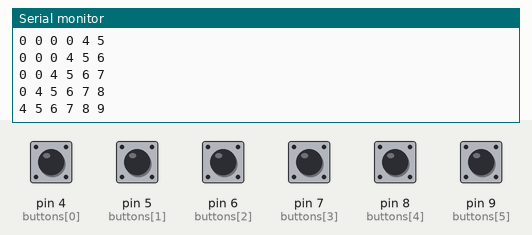
Bench run of a sketch on a simulated Arduino Uno, built with avr-gcc and run on an emulated ATmega328P. Shown: the last lines printed to the serial monitor. The test bench sets the inputs (shaded band); at power-on: pin 4 (buttons[0]), pin 5 (buttons[1]), pin 6 (buttons[2]), pin 7 (buttons[3]), pin 8 (buttons[4]), pin 9 (buttons[5]) HIGH.

Above: at 1.2 s.
1.3 s: pin 4 (buttons[0]) pulled LOW for 0.15 s
At 2.1 s:
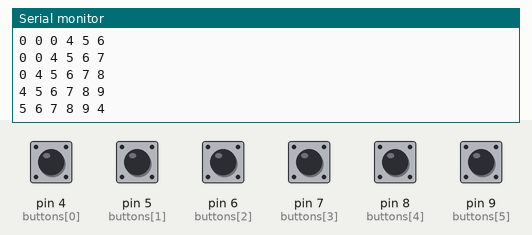
2.9 s: pin 5 (buttons[1]) pulled LOW for 0.15 s
At 4.2 s:
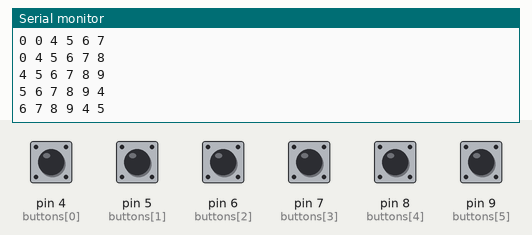
4.5 s: pin 6 (buttons[2]) pulled LOW for 0.15 s
At 5.7 s:
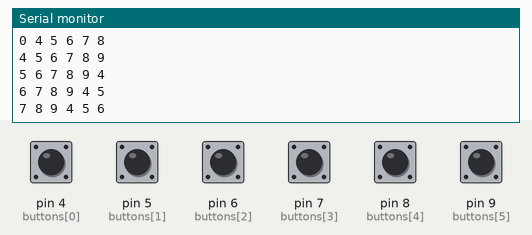
6.1 s: pin 7 (buttons[3]) pulled LOW for 0.15 s
At 6.9 s:
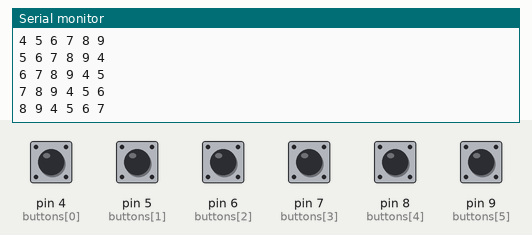
7.7 s: pin 8 (buttons[4]) pulled LOW for 0.15 s
At 9.0 s:
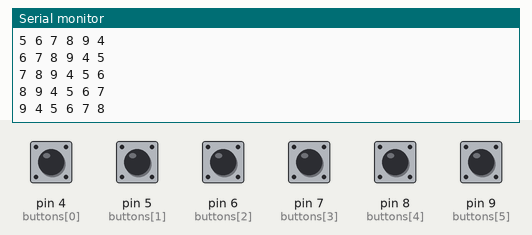
9.3 s: pin 4 (buttons[0]) pulled LOW for 1 s
At 10.6 s:
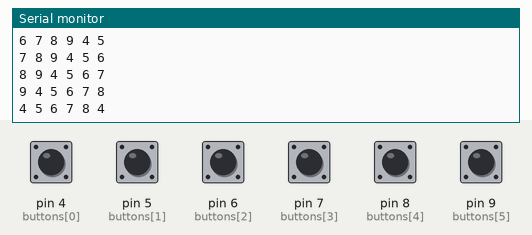
Timing chart, 0 to 12.3 s (numbered marks = the images above; inputs shaded):
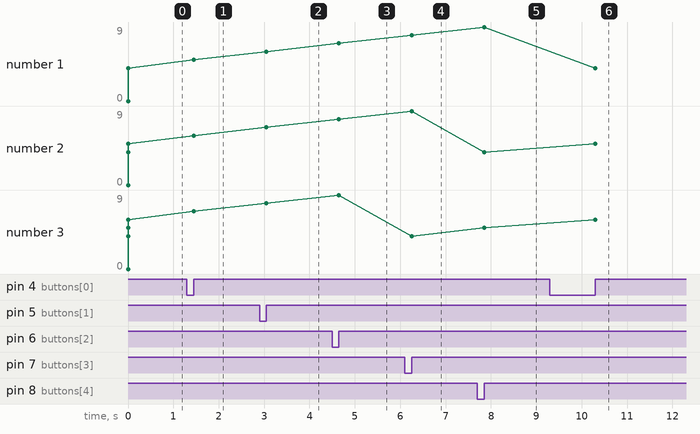

The sketch:

ButtonSequence.ino
```cpp
/* Button sequence

TODO:
Add either hardware debounce or software work-around

*/

const int buttons[]= {4, 5, 6, 7, 8, 9};
#define button_count sizeof(buttons)/sizeof(buttons[0])

const int button_sequence[]= {9, 8, 7, 6, 5, 4};
#define press_count sizeof(button_sequence)/sizeof(button_sequence[0])

bool button_states[button_count]= {};
int buttons_pressed[press_count]= {};

bool button_pressed = false;

void setup() {
  Serial.begin(115200);
  for (int x = 0; x<button_count; x++) //Setting all the button pins as inputs
  {
    pinMode(buttons[x], INPUT_PULLUP);
  }
}

void loop()
{
  for (int x = 0; x<button_count; x++) //Setting all the button pins as inputs
  {
    if (digitalRead(buttons[x]) != button_states[x]) //Comparing states to the previous states recorded
    {
      if (button_states[x] == false && digitalRead(buttons[x]) == true) //Button unpressed
      {
        button_pressed = true; //Setting a flag
        for (int y = 0; y<button_count; y++) //Shifting the array by one
        {
          if (y == button_count-1) //Last element of array reached, putting last button number there
          {
            buttons_pressed[y] = buttons[x];
          }
          else
          {
            buttons_pressed[y] = buttons_pressed[y+1];
          }
        }
      }
      button_states[x] = digitalRead(buttons[x]);
      //Serial.print("State of button ");
      //Serial.print(buttons[x]);
      //Serial.print(" has changed to ");
      //Serial.println(button_states[x]);
      if (button_pressed == true)
      {
        for (int x = 0; x<press_count; x++) //Setting all the button pins as inputs
        {
          Serial.print(buttons_pressed[x]);
          Serial.print(" ");
        }
        Serial.println("");
      }
      button_pressed = false; //Resetting the flag
      if (memcmp(button_sequence, buttons_pressed, sizeof(button_sequence)) == 0)
      {
        Serial.println("Correct button sequence entered!");
      }
    }
  }
}
```

Measured:
- after the input at 1.3 s, the serial monitor: prints a new line after 0.15 s (image 1)
- after the input at 2.9 s, the serial monitor: prints a new line after 0.15 s (image 2)
- after the input at 4.5 s, the serial monitor: prints a new line after 0.15 s (image 3)
- after the input at 6.1 s, the serial monitor: prints a new line after 0.15 s (image 4)
- after the input at 7.7 s, the serial monitor: prints a new line after 0.15 s (image 5)
- after the input at 9.3 s, the serial monitor: prints a new line after 1.0 s (image 6)
